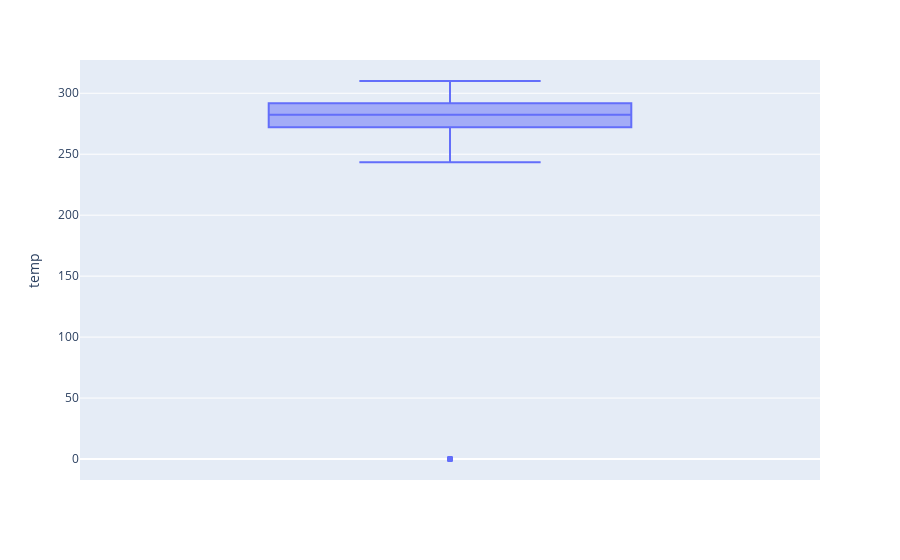

Notebook code for this chart:
### Code cell
fig = px.box(df, y="temp")
fig.show()

### Figure 1 — Plotly figure (JSON) as saved in the notebook; plotly's stock layout.template omitted (floating-point values rounded to 4 significant figures; data arrays with more than 128 entries replaced by an {"elided": "..."} marker saying what was removed)
{"data": [{"alignmentgroup": "True", "hovertemplate": "temp=%{y}<extra></extra>", "legendgroup": "", "marker": {"color": "#636efa"}, "name": "", "notched": false, "offsetgroup": "", "orientation": "v", "showlegend": false, "type": "box", "x0": " ", "xaxis": "x", "y": {"elided": "48204 float values"}, "y0": " ", "yaxis": "y"}], "layout": {"boxmode": "group", "legend": {"tracegroupgap": 0}, "margin": {"t": 60}, "xaxis": {"anchor": "y", "domain": [0, 1]}, "yaxis": {"anchor": "x", "domain": [0, 1], "title": {"text": "temp"}}}}
